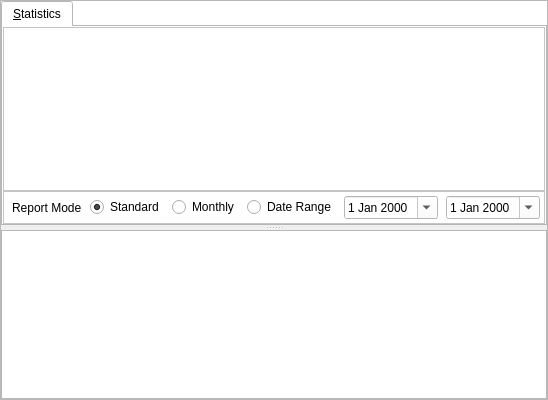
      <widget class="QSplitter" name="logsplitter">
       <property name="frameShape">
        <enum>QFrame::StyledPanel</enum>
       </property>
       <property name="orientation">
        <enum>Qt::Vertical</enum>
       </property>
       <widget class="QTabWidget" name="tabWidget">
        <property name="sizePolicy">
         <sizepolicy hsizetype="Expanding" vsizetype="Expanding">
          <horstretch>0</horstretch>
          <verstretch>0</verstretch>
         </sizepolicy>
        </property>
        <property name="maximumSize">
         <size>
          <width>16777215</width>
          <height>16777215</height>
         </size>
        </property>
        <property name="palette">
         <palette>
          <active>
           <colorrole role="WindowText">
            <brush brushstyle="SolidPattern">
             <color alpha="255">
              <red>0</red>
              <green>0</green>
              <blue>0</blue>
             </color>
            </brush>
           </colorrole>
           <colorrole role="Button">
            <brush brushstyle="SolidPattern">
             <color alpha="255">
              <red>255</red>
              <green>255</green>
              <blue>255</blue>
             </color>
            </brush>
           </colorrole>
           <colorrole role="Light">
            <brush brushstyle="SolidPattern">
             <color alpha="255">
              <red>255</red>
              <green>255</green>
              <blue>255</blue>
             </color>
            </brush>
           </colorrole>
           <colorrole role="Midlight">
            <brush brushstyle="SolidPattern">
             <color alpha="255">
              <red>255</red>
              <green>255</green>
              <blue>255</blue>
             </color>
            </brush>
           </colorrole>
           <colorrole role="Dark">
            <brush brushstyle="SolidPattern">
             <color alpha="255">
              <red>127</red>
              <green>127</green>
              <blue>127</blue>
             </color>
            </brush>
           </colorrole>
           <colorrole role="Mid">
            <brush brushstyle="SolidPattern">
             <color alpha="255">
              <red>170</red>
              <green>170</green>
              <blue>170</blue>
             </color>
            </brush>
           </colorrole>
           <colorrole role="Text">
            <brush brushstyle="SolidPattern">
             <color alpha="255">
              <red>0</red>
              <green>0</green>
              <blue>0</blue>
             </color>
            </brush>
           </colorrole>
           <colorrole role="BrightText">
            <brush brushstyle="SolidPattern">
             <color alpha="255">
              <red>255</red>
              <green>255</green>
              <blue>255</blue>
             </color>
            </brush>
           </colorrole>
           <colorrole role="ButtonText">
            <brush brushstyle="SolidPattern">
             <color alpha="255">
              <red>0</red>
              <green>0</green>
              <blue>0</blue>
             </color>
            </brush>
           </colorrole>
           <colorrole role="Base">
            <brush brushstyle="SolidPattern">
             <color alpha="255">
              <red>255</red>
              <green>255</green>
              <blue>255</blue>
             </color>
            </brush>
           </colorrole>
           <colorrole role="Window">
            <brush brushstyle="SolidPattern">
             <color alpha="255">
              <red>255</red>
              <green>255</green>
              <blue>255</blue>
             </color>
            </brush>
           </colorrole>
           <colorrole role="Shadow">
            <brush brushstyle="SolidPattern">
             <color alpha="255">
              <red>0</red>
              <green>0</green>
              <blue>0</blue>
             </color>
            </brush>
           </colorrole>
           <colorrole role="AlternateBase">
            <brush brushstyle="SolidPattern">
             <color alpha="255">
              <red>255</red>
              <green>255</green>
              <blue>255</blue>
             </color>
            </brush>
           </colorrole>
           <colorrole role="ToolTipBase">
            <brush brushstyle="SolidPattern">
             <color alpha="255">
              <red>255</red>
              <green>255</green>
              <blue>220</blue>
             </color>
            </brush>
           </colorrole>
           <colorrole role="ToolTipText">
            <brush brushstyle="SolidPattern">
             <color alpha="255">
              <red>0</red>
              <green>0</green>
              <blue>0</blue>
             </color>
            </brush>
           </colorrole>
          </active>
          <inactive>
           <colorrole role="WindowText">
            <brush brushstyle="SolidPattern">
             <color alpha="255">
              <red>0</red>
              <green>0</green>
              <blue>0</blue>
             </color>
            </brush>
           </colorrole>
           <colorrole role="Button">
            <brush brushstyle="SolidPattern">
             <color alpha="255">
              <red>255</red>
              <green>255</green>
              <blue>255</blue>
             </color>
            </brush>
           </colorrole>
           <colorrole role="Light">
            <brush brushstyle="SolidPattern">
             <color alpha="255">
              <red>255</red>
              <green>255</green>
              <blue>255</blue>
             </color>
            </brush>
           </colorrole>
           <colorrole role="Midlight">
            <brush brushstyle="SolidPattern">
             <color alpha="255">
              <red>255</red>
              <green>255</green>
              <blue>255</blue>
             </color>
            </brush>
           </colorrole>
           <colorrole role="Dark">
            <brush brushstyle="SolidPattern">
             <color alpha="255">
              <red>127</red>
              <green>127</green>
              <blue>127</blue>
             </color>
            </brush>
           </colorrole>
           <colorrole role="Mid">
            <brush brushstyle="SolidPattern">
             <color alpha="255">
              <red>170</red>
              <green>170</green>
              <blue>170</blue>
             </color>
            </brush>
           </colorrole>
           <colorrole role="Text">
            <brush brushstyle="SolidPattern">
             <color alpha="255">
              <red>0</red>
              <green>0</green>
              <blue>0</blue>
             </color>
            </brush>
           </colorrole>
           <colorrole role="BrightText">
            <brush brushstyle="SolidPattern">
             <color alpha="255">
              <red>255</red>
              <green>255</green>
              <blue>255</blue>
             </color>
            </brush>
           </colorrole>
           <colorrole role="ButtonText">
            <brush brushstyle="SolidPattern">
             <color alpha="255">
              <red>0</red>
              <green>0</green>
              <blue>0</blue>
             </color>
            </brush>
           </colorrole>
           <colorrole role="Base">
            <brush brushstyle="SolidPattern">
             <color alpha="255">
              <red>255</red>
              <green>255</green>
              <blue>255</blue>
             </color>
            </brush>
           </colorrole>
           <colorrole role="Window">
            <brush brushstyle="SolidPattern">
             <color alpha="255">
              <red>255</red>
              <green>255</green>
              <blue>255</blue>
             </color>
            </brush>
           </colorrole>
           <colorrole role="Shadow">
            <brush brushstyle="SolidPattern">
             <color alpha="255">
              <red>0</red>
              <green>0</green>
              <blue>0</blue>
             </color>
            </brush>
           </colorrole>
           <colorrole role="AlternateBase">
            <brush brushstyle="SolidPattern">
             <color alpha="255">
              <red>255</red>
              <green>255</green>
              <blue>255</blue>
             </color>
            </brush>
           </colorrole>
           <colorrole role="ToolTipBase">
            <brush brushstyle="SolidPattern">
             <color alpha="255">
              <red>255</red>
              <green>255</green>
              <blue>220</blue>
             </color>
            </brush>
           </colorrole>
           <colorrole role="ToolTipText">
            <brush brushstyle="SolidPattern">
             <color alpha="255">
              <red>0</red>
              <green>0</green>
              <blue>0</blue>
             </color>
            </brush>
           </colorrole>
          </inactive>
          <disabled>
           <colorrole role="WindowText">
            <brush brushstyle="SolidPattern">
             <color alpha="255">
              <red>127</red>
              <green>127</green>
              <blue>127</blue>
             </color>
            </brush>
           </colorrole>
           <colorrole role="Button">
            <brush brushstyle="SolidPattern">
             <color alpha="255">
              <red>255</red>
              <green>255</green>
              <blue>255</blue>
             </color>
            </brush>
           </colorrole>
           <colorrole role="Light">
            <brush brushstyle="SolidPattern">
             <color alpha="255">
              <red>255</red>
              <green>255</green>
              <blue>255</blue>
             </color>
            </brush>
           </colorrole>
           <colorrole role="Midlight">
            <brush brushstyle="SolidPattern">
             <color alpha="255">
              <red>255</red>
              <green>255</green>
              <blue>255</blue>
             </color>
            </brush>
           </colorrole>
           <colorrole role="Dark">
            <brush brushstyle="SolidPattern">
             <color alpha="255">
              <red>127</red>
              <green>127</green>
              <blue>127</blue>
             </color>
            </brush>
           </colorrole>
           <colorrole role="Mid">
            <brush brushstyle="SolidPattern">
             <color alpha="255">
              <red>170</red>
              <green>170</green>
              <blue>170</blue>
             </color>
            </brush>
           </colorrole>
           <colorrole role="Text">
            <brush brushstyle="SolidPattern">
             <color alpha="255">
              <red>127</red>
              <green>127</green>
              <blue>127</blue>
             </color>
            </brush>
           </colorrole>
           <colorrole role="BrightText">
            <brush brushstyle="SolidPattern">
             <color alpha="255">
              <red>255</red>
              <green>255</green>
              <blue>255</blue>
             </color>
            </brush>
           </colorrole>
           <colorrole role="ButtonText">
            <brush brushstyle="SolidPattern">
             <color alpha="255">
              <red>127</red>
              <green>127</green>
              <blue>127</blue>
             </color>
            </brush>
           </colorrole>
           <colorrole role="Base">
            <brush brushstyle="SolidPattern">
             <color alpha="255">
              <red>255</red>
              <green>255</green>
              <blue>255</blue>
             </color>
            </brush>
           </colorrole>
           <colorrole role="Window">
            <brush brushstyle="SolidPattern">
             <color alpha="255">
              <red>255</red>
              <green>255</green>
              <blue>255</blue>
             </color>
            </brush>
           </colorrole>
           <colorrole role="Shadow">
            <brush brushstyle="SolidPattern">
             <color alpha="255">
              <red>0</red>
              <green>0</green>
              <blue>0</blue>
             </color>
            </brush>
           </colorrole>
           <colorrole role="AlternateBase">
            <brush brushstyle="SolidPattern">
             <color alpha="255">
              <red>255</red>
              <green>255</green>
              <blue>255</blue>
             </color>
            </brush>
           </colorrole>
           <colorrole role="ToolTipBase">
            <brush brushstyle="SolidPattern">
             <color alpha="255">
              <red>255</red>
              <green>255</green>
              <blue>220</blue>
             </color>
            </brush>
           </colorrole>
           <colorrole role="ToolTipText">
            <brush brushstyle="SolidPattern">
             <color alpha="255">
              <red>0</red>
              <green>0</green>
              <blue>0</blue>
             </color>
            </brush>
           </colorrole>
          </disabled>
         </palette>
        </property>
        <property name="mouseTracking">
         <bool>true</bool>
        </property>
        <property name="autoFillBackground">
         <bool>true</bool>
        </property>
        <property name="tabPosition">
         <enum>QTabWidget::North</enum>
        </property>
        <property name="tabShape">
         <enum>QTabWidget::Rounded</enum>
        </property>
        <property name="currentIndex">
         <number>0</number>
        </property>
        <property name="documentMode">
         <bool>false</bool>
        </property>
        <property name="tabsClosable">
         <bool>false</bool>
        </property>
        <property name="movable">
         <bool>false</bool>
        </property>
        <widget class="QWidget" name="statisticsTab">
         <attribute name="title">
          <string>&amp;Statistics</string>
         </attribute>
         <layout class="QVBoxLayout" name="verticalLayout_7">
          <property name="spacing">
           <number>0</number>
          </property>
          <property name="leftMargin">
           <number>0</number>
          </property>
          <property name="topMargin">
           <number>0</number>
          </property>
          <property name="rightMargin">
           <number>0</number>
          </property>
          <property name="bottomMargin">
           <number>0</number>
          </property>
          <item>
           <widget class="MyTextBrowser" name="statisticsView"/>
          </item>
          <item>
           <widget class="QFrame" name="frame_3">
            <property name="sizePolicy">
             <sizepolicy hsizetype="Preferred" vsizetype="Minimum">
              <horstretch>0</horstretch>
              <verstretch>0</verstretch>
             </sizepolicy>
            </property>
            <property name="frameShape">
             <enum>QFrame::StyledPanel</enum>
            </property>
            <property name="frameShadow">
             <enum>QFrame::Raised</enum>
            </property>
            <layout class="QHBoxLayout" name="horizontalLayout_2">
             <property name="spacing">
              <number>8</number>
             </property>
             <property name="leftMargin">
              <number>8</number>
             </property>
             <property name="topMargin">
              <number>4</number>
             </property>
             <property name="rightMargin">
              <number>4</number>
             </property>
             <property name="bottomMargin">
              <number>4</number>
             </property>
             <item>
              <widget class="QLabel" name="reportModeLabel">
               <property name="text">
                <string>Report Mode</string>
               </property>
              </widget>
             </item>
             <item>
              <widget class="QRadioButton" name="reportModeStandard">
               <property name="text">
                <string>Standard</string>
               </property>
               <property name="checked">
                <bool>true</bool>
               </property>
              </widget>
             </item>
             <item>
              <widget class="QRadioButton" name="reportModeMonthly">
               <property name="text">
                <string>Monthly</string>
               </property>
              </widget>
             </item>
             <item>
              <widget class="QRadioButton" name="reportModeRange">
               <property name="text">
                <string>Date Range</string>
               </property>
              </widget>
             </item>
             <item>
              <widget class="QDateEdit" name="statStartDate">
               <property name="calendarPopup">
                <bool>true</bool>
               </property>
              </widget>
             </item>
             <item>
              <widget class="QDateEdit" name="statEndDate">
               <property name="calendarPopup">
                <bool>true</bool>
               </property>
              </widget>
             </item>
             <item>
              <spacer name="horizontalSpacer">
               <property name="orientation">
                <enum>Qt::Horizontal</enum>
               </property>
               <property name="sizeHint" stdset="0">
                <size>
                 <width>40</width>
                 <height>20</height>
                </size>
               </property>
              </spacer>
             </item>
            </layout>
           </widget>
          </item>
         </layout>
        </widget>
       </widget>
       <widget class="QPlainTextEdit" name="logText">
        <property name="readOnly">
         <bool>true</bool>
        </property>
       </widget>
      </widget>
